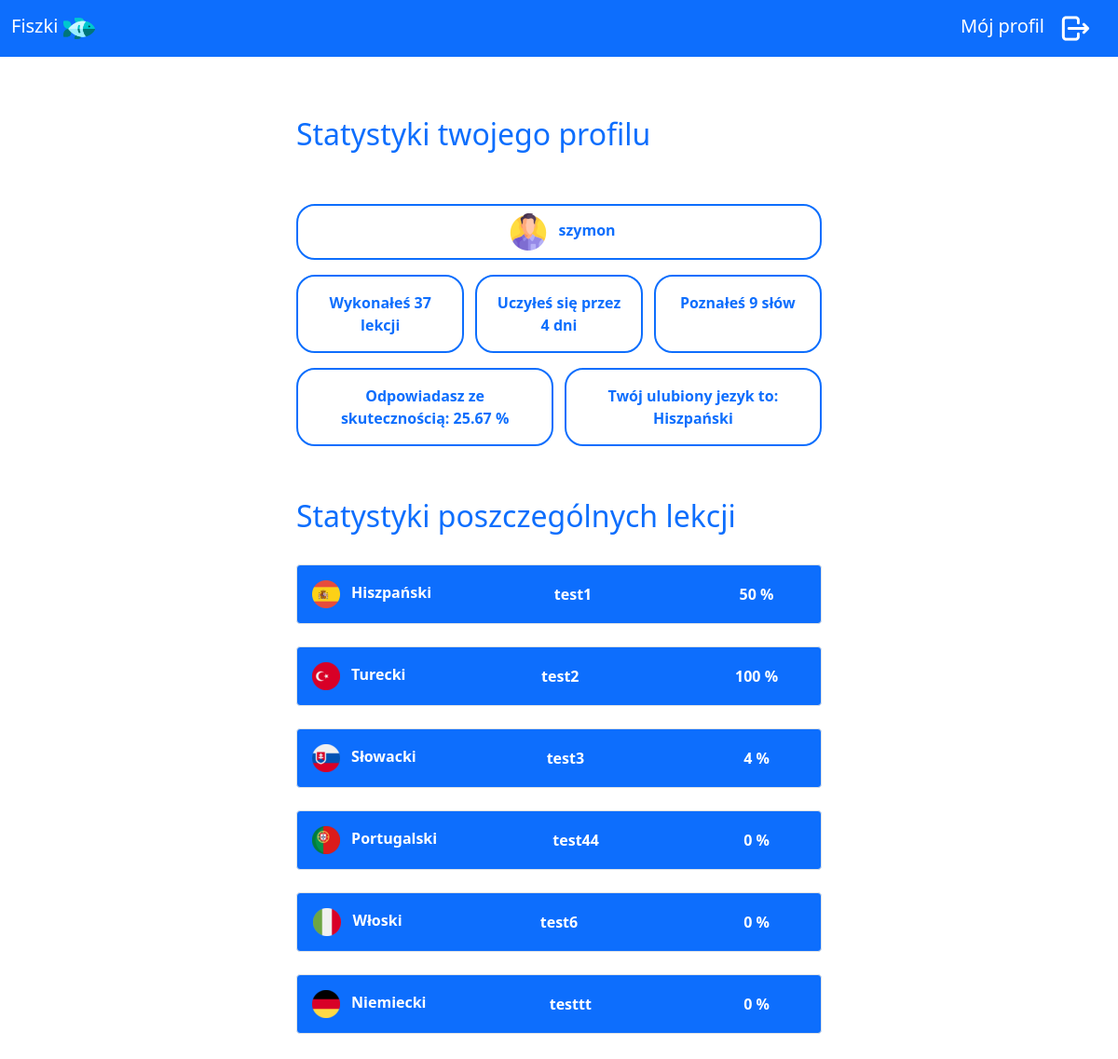
/stats (signed in), run on the app's committed database.
### pjf/models.py (models this page shows, shortened)
class users(db.Model):
    id = db.Column("id", db.Integer, primary_key=True)
    login = db.Column(db.String(60))
    password = db.Column(db.String(60))
    group = db.relationship("groups", backref="owner", lazy=True)

class groups(db.Model):
    id = db.Column("id", db.Integer, primary_key=True)
    name = db.Column(db.String(60))
    lang = db.Column(db.String(60))
    completion = db.Column(db.Integer, default=0)
    user_id = db.Column(db.Integer, db.ForeignKey("users.id"))
    card = db.relationship("cards", backref="group", lazy=True)
    lesson = db.relationship("lessons", backref="group", lazy=True)

### pjf/user/routes.py (the view)
@user.route("/stats")
def stats_page():
    if "logged_in" not in session:
        return redirect(url_for("login.login_page"))
    user_id = get_user_id(session["login"])
    users_groups = groups.query.filter_by(user_id=user_id).all()
    words = count_words(session["login"])
    lessons = count_lessons(session["login"])
    completion = count_completion(session["login"])
    lang = get_favorite_lang(session["login"])
    days = count_days(session["login"])
    return render_template("stats.html", groups=users_groups, words=words, lessons=lessons, completion=completion, lang = lang, days = days)

### pjf/user/utils.py (called while the page is built)
def get_user_id(user_login):
    return users.query.filter_by(login=user_login).first().id

def count_completion(user_login):
    user_id = get_user_id(user_login)
    user_groups = groups.query.filter_by(user_id=user_id).all()
    result = 0
    for group in user_groups:
        result += group.completion
    return round(result/len(user_groups),2)

def count_words(user_login):
    user_id = get_user_id(user_login)
    user_groups = groups.query.filter_by(user_id=user_id).all()
    result = 0
    for group in user_groups:
        words_in_group = cards.query.filter_by(group_id=group.id).all()
        known_words = int(group.completion)/100 * len(words_in_group)
        result += math.floor(known_words)
    return result

def count_lessons(user_login):
    user_id = get_user_id(user_login)
    user_groups = groups.query.filter_by(user_id=user_id).all()
    result = 0
    for group in user_groups:
        lessons_in_group = lessons.query.filter_by(group_id=group.id).all()
        result += len(lessons_in_group)
    return result

def get_favorite_lang(user_login):
    user_id = get_user_id(user_login)
    user_groups = groups.query.filter_by(user_id=user_id).all()
    user_lessons = []
    for group in user_groups:
        lessons_in_group = lessons.query.filter_by(group_id=group.id)
        for lesson in lessons_in_group:
            user_lessons.append(lesson.group.lang)
    counter = 0
    result = user_lessons[0]
    for i in user_lessons:
        curr_frequency = user_lessons.count(i)
        if (curr_frequency > counter):
            counter = curr_frequency
            result = i
    return result

def count_days(user_login):
    user_id = get_user_id(user_login)
    user_groups = groups.query.filter_by(user_id=user_id).all()
    user_lessons_dates = []
    for group in user_groups:
        lessons_in_group = lessons.query.filter_by(group_id=group.id)
        for lesson in lessons_in_group:
            user_lessons_dates.append(lesson.date)
    days_list = []
    for day in user_lessons_dates:
        if day not in days_list:
            days_list.append(day)
    return len(days_list)

### pjf/templates/stats.html (shortened to what this page needs)
{% extends "base.html" %}
{% block content %}
<h2 class="text-primary py-5 stats-header">Statystyki twojego profilu</h2>
<div class="stats">
    <div class="border border-2 border-primary  my-2 px-3 py-2 user misc-stats mx-auto w-100">
        <img src="{{url_for('static', filename='images/user_icon.png')}}" class="lang-icon px-2"/>
        {{session["login"]}}
    </div>
    <div class="d-flex flex-row justify-content-between">
        <div class="border border-2 border-primary  my-2 p-3 completion misc-stats">
            Wykonałeś {{lessons}}
            {% if lessons < 5 %}
                lekcje
            {% else %}
                lekcji
            {% endif %}
        </div>
        <div class="border border-2 border-primary  my-2 p-3 days misc-stats">Uczyłeś się przez {{days}} dni</div>
        <div class="border border-2 border-primary  my-2 p-3 learned-words misc-stats">
            Poznałeś {{words}}
            {% if words < 6 %}
                słowa
            {% else %}
                słów
            {% endif %}
        </div>
    </div>
    <div class="d-flex flex-row justify-content-between">
        <div class="border border-2 border-primary  my-2 p-3 top-lang misc-stats">Odpowiadasz ze skutecznością: {{completion}} %</div>
        <div class="border border-2 border-primary  my-2 p-3 completion misc-stats">Twój ulubiony jezyk to: {{lang}}</div>
    </div>
    <h2 class="text-primary pt-5 pb-2">Statystyki poszczególnych lekcji</h2>
     {% if groups %}
        {% for group in groups %}
            <div class="d-flex w-100 justify-content-between border bg-primary rounded my-4 align-items-center p-3 group-stats" >
                <div class="lang">
                    <img src="{{url_for('static', filename='images/languages_mini/' + group.lang + '.png')}}" class="lang-icon"/>
                    <p class="d-inline px-2">{{group.lang}}</p>
                </div>
                <div>{{group.name}}</div>
                <div>{{group.completion}} %</div>
            </div>
        {% endfor %}
    {% endif %}
</div>
{% endblock %}

### pjf/static/styles/style.css (style rules this page uses)
.stats { width: 65%; margin: 0 auto; }
.stats .user { width: 30%; }
.stats .group-stats * { color: #fff; }
.stats .group-stats > div { min-width: 20%; text-align: center; }
.stats .flex-row:nth-child(2) > div { width: 32%; }
.stats .flex-row:nth-child(3) > div { width: 49%; }
.stats .misc-stats { text-align: center; color: #0d6efd; font-weight: 600; border-radius: 20px 20px; }
.stats-header { width: 65%!important; margin: 0 auto; }
.practice .completion, .groups .completion, .lesson, .stats { font-weight: 600!important; }

### data on the page
users: login "szymon"
groups: lang "Hiszpański", lang (picture), name "test1", completion "50"
groups: lang (picture), lang "Turecki", name "test2", completion "100"
groups: lang (picture), lang "Słowacki", name "test3", completion "4"
groups: lang (picture), lang "Portugalski", name "test44", completion "0"
groups: lang (picture), lang "Włoski", name "test6", completion "0"
groups: lang (picture), lang "Niemiecki", name "testtt", completion "0"

### other printed values
{{ lessons }} "37"
{{ days }} "4"
{{ words }} "9"
{{ completion }} "25.67"
